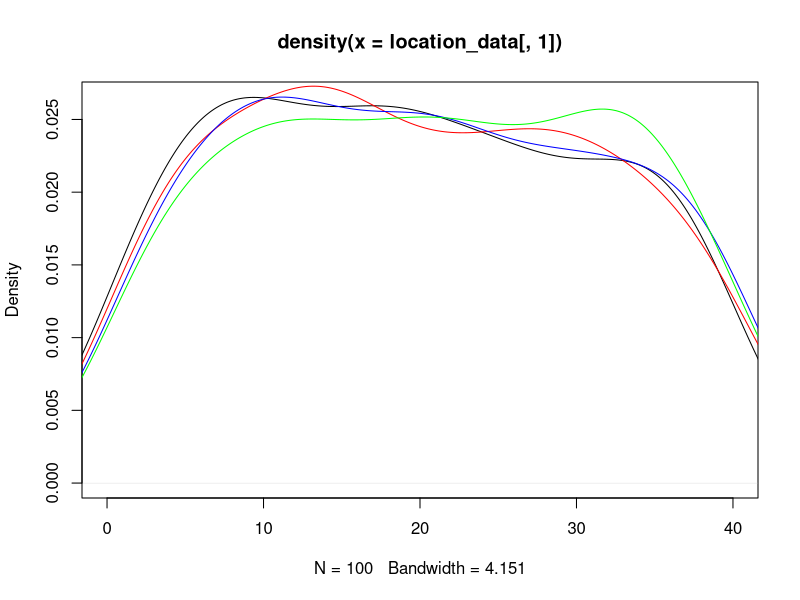
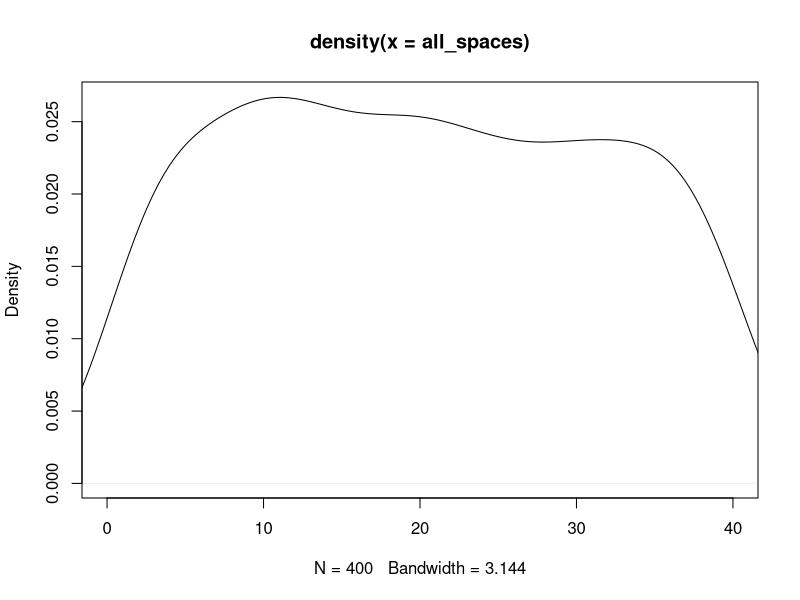
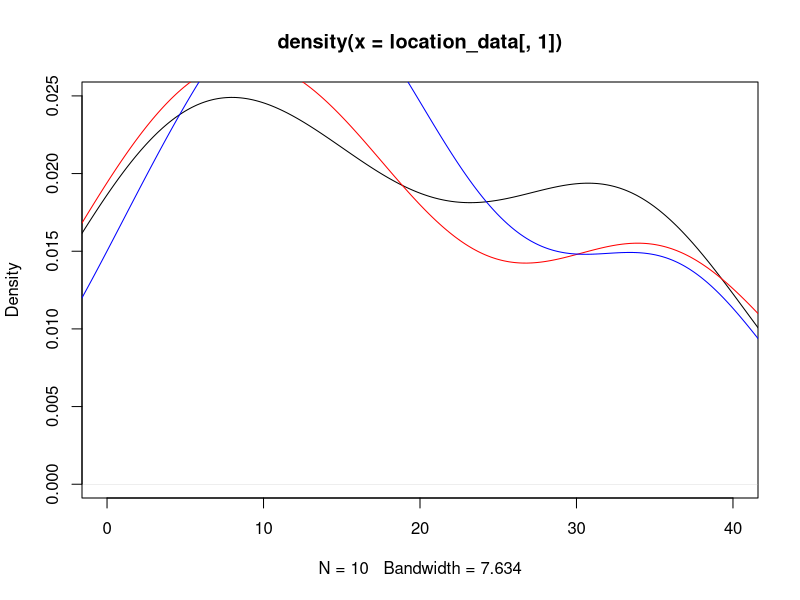
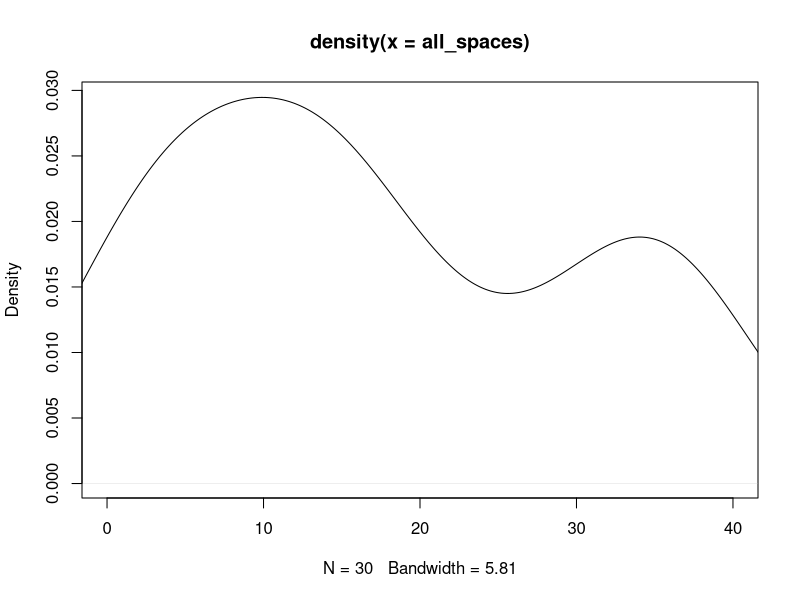

Recreate these plots in R, in order. (Note: this script raises an error after producing the figures.)
## ---- chunk 1
knitr::opts_chunk$set(echo = TRUE)
## ---- chunk 2
#libraries
library(dplyr)
library(ggplot2)
## ---- chunk 3
#Kayleigh
##LET'S GET MOVING

monopolyBoard <- read.csv("MonopolyBoard.csv", header = T)
monopolyBoard

# Using dice rolls to determine where a player will land on the board
#input: "location"; a number 1-40; where the player is on the board
#output: the amount of spaces the player will move until they are on their new location

#note that this is only accounting for standard dice rolls, no special rules yet...

lets_move = function(location) {
  dice_roll_1 <- sample(1:6, 1, replace = TRUE)
  dice_roll_2 <- sample(1:6, 1, replace = TRUE)
  
  roll_total <- sum(dice_roll_1, dice_roll_2)
  roll_double <- dice_roll_1 == dice_roll_2
  
    location = location + roll_total
    
  if (location <= 40) {
    location = location
  } else {
    location = location - 40
  }
  
  space = monopolyBoard$name[monopolyBoard$spaces == location]
  
  print("You're moving forward...")
  print(roll_total)
  
  print("You're on space...")
  print(location)
  
  #print(space) #This prints out the name of the space that they land on. 
}

#testers
lets_move(1)
lets_move(25)
lets_move(38)
lets_move(40)



#A function to move players around the board and to play Monopoly!
#input: "turns"; the amount of turns we should take
#output: a player's new location on the board

lets_play = function(turns) {
  location = 1
  print("Starting Location: GO!")
  for (i in 1:turns) {
    location = lets_move(location)
  }
  print("You've landed on...")
  return(location)
}



lets_play(10) #tester #in this example if you look at a reference monopoly board and "walk" your way around the board with each move being the number in each output, you'll land on the space on the board corresponding to the final output (when counting "GO" as 1 and/or 40) 

#testers 
#"lets_move" and "lets_play" have both been edited to print out phrases for each roll and move to make it easier to determine how the player is moving. 
#"You're moving forward..." gives the player's roll
#"You're on space..." is the players position after 1 turn/"lets_move"
  # Later try to switch this print statement to the name of the spot that the player is on 
#"You've landed on..." gives the final location after running "lets_play" for "x" turns.
  # Later try to switch this print statement to the name of the spot that the player is on 

lets_play(3)
lets_play(10)

## ---- chunk 4
##DOUBLE DOWN

##WORK IN PROGRESS

#A function using dice rolls to determine how many spaces a player will move with the additional rules for "doubles" in Monopoly
#input: "location"; a number 1-40 where the player is on the board
#outut: the number of spaces the player will move on the board, with the special case of rolling three "doubles" and landing in jail
double_down = function(location) {
  dice_roll_1 <- sample(1:6, 1, replace = TRUE)
  dice_roll_2 <- sample(1:6, 1, replace = TRUE)
  
  roll_total <- sum(dice_roll_1, dice_roll_2)
  roll_double <- dice_roll_1 == dice_roll_2
  
  print("roll was")
  print(roll_total)
    
  if (roll_double) {
    
    dice_roll_3 <- sample(1:6, 1, replace = TRUE)
    dice_roll_4 <- sample(1:6, 1, replace = TRUE)
    
    roll_total_2 <- sum(dice_roll_3, dice_roll_4)
    roll_double_2 <- dice_roll_3 == dice_roll_4
    
    print("roll double was")
    print(roll_total_2)

    
    if (roll_double_2) {
      dice_roll_5 <- sample(1:6, 1, replace = TRUE)
      dice_roll_6 <- sample(1:6, 1, replace = TRUE)
      
      roll_total_3 <- sum(dice_roll_5, dice_roll_6)
      roll_double_3 <- dice_roll_5 == dice_roll_6
      
      print("roll double was")
      print(roll_total_3)
      
      if (roll_double_3) {
        location = 11 #Jail
        print("doubles, doubles, doubles")
        print("You're going to JAIL!")
        
      } else {
        location = location + roll_total + roll_total_2 + roll_total_3
        print("doubles, doubles, not doubles")
        print("You're moving forward...")
        print(roll_total + roll_total_2 + roll_total_3)
      }
    } else {
      location = location + roll_total + roll_total_2
      print("doubles, not doubles")
      print("You're moving forward...")
      print(roll_total+roll_total_2)
    }
  } else {
    location = location + roll_total
    print("no doubles")
    print("You're moving forward...")
    print(roll_total)
  }

    
  if (location <= 40) {
    location = location
  } else {
    location = location - 40
  }

  
  print("You're on space...")
  print(location)
}

double_down(1)
#text out in the function is kinda funky right but it's just to make sure its working right
#In final version switch all dice rolls to sample(1:6,...)

## ---- chunk 5
##CHANCE AND COMMUNITY CHEST CARDS
Card_Numbers <- c(1, 2, 3, 4, 5, 6, 7, 8, 9, 10, 11, 12, 13, 14, 15, 16)

Chance_Cards <- c("Advance to Boardwalk", "Advance to Go (Collect $200)", "Advance to Illinois Avenue. If you pass Go, collect $200", "Advance to St. Charles Place. If you pass Go, collect $200", "Advance to the nearest Railroad. If unowned, you may buy it from the Bank. If owned, pay owner twice the rental to which they are otherwise entitled", "Advance to the nearest Railroad. If unowned, you may buy it from the Bank. If owned, pay owner twice the rental to which they are otherwise entitled", "Advance token to nearest Utility. If unowned, you may buy it from the Bank. If owned, throw dice and pay owner a total ten times amount thrown", "Bank pays you dividend of $50", "Get Out of Jail Free", "Go Back 3 Spaces", "Go to Jail. Go directly to Jail, do not pass Go, do not collect $200", "Make general repairs on all your property. For each house pay $25. For each hotel pay $100", "Speeding fine $15", "Take a trip to Reading Railroad. If you pass Go, collect $200", "You have been elected Chairman of the Board. Pay each player $50", "Your building loan matures. Collect $150")

Chance <- data.frame(Chance_Cards, Card_Numbers)
Chance
##Chance cards to move a player to a new space:
  #1 -> Advance to Boardwalk (space 40)
  #2 -> Advance to Go (space 1)
  #3 -> Advance to Illinois Avenue (space 25)
  #4 -> Advance to St. Charles Place (space 12)
  #5 -> Advance to nearest Railroad (space(s) 6, 16, 26, 36)
  #6 -> Advance to nearest Railraod (space(s) 6, 16, 26, 36)
  #7 -> Advance to nearest Utility (space(s) 13, 29)
  #11 -> Go to Jail (space 11)
  #14 -> Take a trip to Reading Railroad (space 6)

Community_Chest_Cards <- c("Advance to Go (Collect $200)", "Bank error in your favor. Collect $200", "Doctor’s fee. Pay $50", "From sale of stock you get $50", "Get Out of Jail Free", "Go to Jail. Go directly to jail, do not pass Go, do not collect $200", "Holiday fund matures. Receive $100", "Income tax refund. Collect $20", "It is your birthday. Collect $10 from every player", "Life insurance matures. Collect $100", "Pay hospital fees of $100", "Pay school fees of $50", "Receive $25 consultancy fee", "You are assessed for street repair. $40 per house. $115 per hotel", "You have won second prize in a beauty contest. Collect $10", "You inherit $100")

Community_Chest <- data.frame(Community_Chest_Cards, Card_Numbers)
Community_Chest

##Community Chest Cards that move a player to a new space:
  #1 -> Advance to GO (space 1)
  #5 -> Go to Jail (space 11)

## ---- chunk 6
# heidi

#the function "who_goes_first" simulates the initial roll before the game begins in order to determine which player goes first
# input is a number of how many players are going to be playing
# output is the value of each players roll and the player that will start the game based on who had the highest roll
who_goes_first <- function(num_players){
  initial_rolls <- c()
  for (i in 1:num_players) {
    player_i_roll <- sum(sample(1:6, 2, replace=TRUE))
    initial_rolls <- c(initial_rolls, player_i_roll) # vector of every player's roll
    print(paste("Player", i, "rolled", player_i_roll))
  }
  cat("\n")
  if(sum(initial_rolls == max(initial_rolls)) >= 2){
    while (sum(initial_rolls == max(initial_rolls)) >= 2) { # if players tied for highest number
      tied_players <- which(initial_rolls==max(initial_rolls)) # identify which players tied
      print("It's a tie! Roll again")
      cat("\n")
      tie_breaker_rolls <- c()
      for (i in tied_players) { # tied players roll again
       player_i_roll2 <- sum(sample(1:6, 2, replace=TRUE))
       tie_breaker_rolls <- c(tie_breaker_rolls, player_i_roll2)
       print(paste("Player", i, "rolled", player_i_roll2))
      }
      initial_rolls <- tie_breaker_rolls
      highest_roll <- max(tie_breaker_rolls)
      highest_player2 <- tied_players[which(tie_breaker_rolls == highest_roll)]
    }
    cat("\n")
    print(paste("Player", highest_player2, "goes first!"))
  }
  else {
    highest_player <- which.max(initial_rolls) # who rolled the highest number
    print(paste("Player", highest_player, "goes first!"))
  }
}

who_goes_first(4) # test function

## ---- chunk 7
# Olivia
# Website for data: https://stat-jet-asu.github.io/Datasets/InstructorDescriptions/monopoly.html

monopolyBoard <- read.csv("MonopolyBoard.csv", header = T)
head(monopolyBoard)

# This section is for question number 2

# Kayleigh's lets_play function from above incorporating players and density plots
# uses lets_move function from above
# input: turns, # of turns to iterate through; players, number of players (2-4)
# output: density plot with a line for each player's frequency of spaces landed on 
# & density plot for the combined frequency of spaces landed on for all players

lets_play = function(turns, players) {
  location_data <- as.data.frame(matrix(nrow = turns, ncol = players))
  
for (j in 1:players) {
  location = 1
  
  for (i in 1:turns) {
    
    location = lets_move(location)
    location_data[i,j] <- location
    }
  }
  
  # creates density plot of frequency of landing on each space for each player
  plot(density(location_data[,1]), xlim = c(0,40), col = "black")
  
  colors <- c("red", "blue", "green")
  
  for (k in 2:players) {
  lines(density(location_data[,k]), col = colors[k-1]) # adds a density line for each player after the first
  }
  
  # creates density plot for total frequency landing on each space (all players spaces included)
  all_spaces <- as.vector(as.matrix(location_data))
  plot(density(all_spaces), xlim = c(0,40), col = "black")
}
lets_play(100, 4)

## ---- chunk 8
who_goes_first2 <- function(num_players){
  initial_rolls <- c()
  for (i in 1:num_players) {
    player_i_roll <- sum(sample(1:6, 2, replace=TRUE))
    initial_rolls <- c(initial_rolls, player_i_roll) # vector of every player's roll
#    print(paste("Player", i, "rolled", player_i_roll))
  }
  cat("\n")
  if(sum(initial_rolls == max(initial_rolls)) >= 2){
    while (sum(initial_rolls == max(initial_rolls)) >= 2) { # if players tied for highest number
      tied_players <- which(initial_rolls==max(initial_rolls)) # identify which players tied
#      print("It's a tie! Roll again")
#      cat("\n")
      tie_breaker_rolls <- c()
      for (i in tied_players) { # tied players roll again
       player_i_roll2 <- sum(sample(1:6, 2, replace=TRUE))
       tie_breaker_rolls <- c(tie_breaker_rolls, player_i_roll2)
#       print(paste("Player", i, "rolled", player_i_roll2))
      }
      initial_rolls <- tie_breaker_rolls
      highest_roll <- max(tie_breaker_rolls)
      highest_player2 <- tied_players[which(tie_breaker_rolls == highest_roll)]
    }
#    cat("\n")
#    print(paste("Player", highest_player2, "goes first!"))
  }
  else {
    highest_player <- which.max(initial_rolls) # who rolled the highest number
#    print(paste("Player", highest_player, "goes first!"))
#    return(highest_player)
  
    
  # creating player order
  player_order <- length(num_players)
  player_order[1] <- as.integer(highest_player)

 for (j in 2:num_players) {
    
  player_order[j] <- as.integer(player_order[j-1] + 1)
  if (player_order[j] > num_players) {
    player_order[j] <- 1
  }
 }
  print(player_order)
  }
  
  playerlist <- (list(highest_player, player_order))
  return(playerlist)
}

#who_goes_first2(4)

## ---- chunk 9
# Question number 3 -- including jail and double rolls

lets_move2 = function(location) {
  dice_roll_1 <- sample(1:6, 1, replace = TRUE)
  dice_roll_2 <- sample(1:6, 1, replace = TRUE)
  
  roll_total <- sum(dice_roll_1, dice_roll_2)
  roll_double <- dice_roll_1 == dice_roll_2
  
    location = location + roll_total # updates location to be previous location + roll total
    double3 = "false" # double3 is assigned "true" if the player double rolls 3x (as seen in if statement below), otherwise it is assigned "false" 
    
  # first double roll -> roll again
  if (roll_double == TRUE) {
    dice_roll_3 <- sample(1:6, 1, replace = TRUE)
    dice_roll_4 <- sample(1:6, 1, replace = TRUE)
    
    roll_total2 <- sum(dice_roll_3, dice_roll_4)
    roll_double2 <- dice_roll_3 == dice_roll_4
    
    location = location + roll_total2
    double3 = "false"
    
    # if player is at a location past 40, subtract 40 so they go back to the GO space at location "41"
    # this is included in each if statement below so that it applies if player has to roll again
    if (location <= 40) {
      location = location
    } else {
      location = location - 40
    }
     
      # second double roll -> roll again
      if (roll_double2 == TRUE) {
        dice_roll_5 <- sample(1:6, 1, replace = TRUE)
        dice_roll_6 <- sample(1:6, 1, replace = TRUE)
    
        roll_total3 <- sum(dice_roll_5, dice_roll_6)
        roll_double3 <- dice_roll_5 == dice_roll_6
    
        location = location + roll_total3
        double3 = "false"
        
        if (location <= 40) {
          location = location
        } else {
          location = location - 40
        }
        
        # third double roll -> go to jail
          if (roll_double3 == TRUE) {
            location = monopolyBoard$spaces[monopolyBoard$name == "Jail"]
            double3 = "true"
          }
      }
  }  
    
  if (location <= 40) {
    location = location
  } else {
    location = location - 40
  }
  
  listdata <- (list(location, double3)) # creates list for outputs "location" and "double3"
  # if you need to access location from this function, use lets_move2(location)[[1]]
  # if you need to access double3, use lets_move2(double3)[[2]]
  return(listdata)
  
}


# lets_play2 is currently set up to have each player go thru all their turns and then move onto the next player
# probably need to fix this for question 5

## ---- chunk 10

lets_play2 = function(turns, players) {
  
  
  location_data <- as.data.frame(matrix(nrow = turns, ncol = players)) # dataframe will keep data for locations of players for each turn
  double3data <- as.data.frame(matrix(nrow = turns, ncol = players)) # dataframe will say "true" if player double rolled 3x (which lands them in jail) and "false" if they didn't double roll 3x
  
    # puts players in order
    colnames(location_data) <- who_goes_first2(players)[[2]]
  
    location = 1 # each player starts at location 1
    location_data[1,] <- location
    double3 = 0 # initializing "double3" which will be later assigned a "true" or "false" based on if player double rolled 3x
  
    for (i in 2:turns) { # iterates through number of turns
      
        for (j in 1:players) { # rotates through each player
          
        location = lets_move2(location_data[i-1,j])[[1]] # takes location from lets_move2 function and assigns it to location
        location_data[i,j] <- as.integer(location) # puts location value into the dataframe of locations for each player
        double3data[i,j] <- lets_move2(double3)[[2]] # takes "true" or "false" value from double3 and adds it to double3data dataframe
        
      # deals with landing in jail from "go to jail" space and staying there for next 3 turns
      if (31 %in% location_data[i-1,j]) { # if you landed on 31 in the last turn (i-1 turn), you go to jail (space 11) for the ith turn
        location <- 11
        location_data[i,j] <- as.integer(location) # new location is 11
      } else if (11 %in% location_data[i-1,j] & 31 %in% location_data[i-2,j]) { # if you were on space 11 last turn AND you were on space 31 2 turns ago, you stay in jail (space 11) for turn i
        location <- 11
        location_data[i,j] <- as.integer(location)  
      } else if (11 %in% location_data[i-2,j] & 31 %in% location_data[i-3,j]) {
        location <- 11
        location_data[i,j] <- as.integer(location)
      }
        
      # landing in jail from 3x double roll and staying there for next 3 turns
      if (11 %in% location_data[i,j] & "true" %in% double3data[i-1,j]) { # if player's location is 11 (jail) and double3data is"true" (player double rolled 3x), player stays in jail. all 3 if/else if statements keep player in jail for the next 3 turns
        location <- 11
        location_data[i,j] <- as.integer(location)
      } else if (11 %in% location_data[i-1,j] & "true" %in% double3data[i-2,j]) { # 
        location <- 11
        location_data[i,j] <- as.integer(location)
      } else if (11 %in% location_data[i-2,j] & "true" %in% double3data[i-3,j]) {
        location <- 11
        location_data[i,j] <- as.integer(location)
      }
        
    }
  }
  print(location_data)
  
  # creates density plot of frequency of landing on each space for each player
  plot(density(location_data[,1]), xlim = c(0,40), col = "black")
  
  colors <- c("red", "blue", "green")
  
  for (k in 2:players) {
    lines(density(location_data[,k]), col = colors[k-1]) # adds a density line for each player after the first
  }
  
  # creates density plot for total frequency landing on each space (all players spaces included)
  all_spaces <- as.vector(as.matrix(location_data))
  plot(density(all_spaces), xlim = c(0,40), col = "black")
  
}
 
lets_play2(10, 3)

location_data

# how should we go about recording spaces landed on when double rolls occur?

## ---- chunk 11
# olivia

# replaces NAs in rent_0 column with 0s
monopolyBoard$rent_0[is.na(monopolyBoard$rent_0) == TRUE] <- as.integer(0)

lets_play_idk = function(turns, players) {
  
  location_data <- as.data.frame(matrix(nrow = turns, ncol = players))
  double3data <- as.data.frame(matrix(nrow = turns, ncol = players))
  player_bank_data <- data.frame(matrix(nrow = 2, ncol = players))
  
    colnames(location_data) <- who_goes_first2(players)[[2]]
  
    location = 1
    location_data[1,] <- location
    double3 = 0
  
    for (i in 2:turns) {
      
        for (j in 1:players) {
          
        location = lets_move3(location_data[i-1,j])[[1]]
        location_data[i,j] <- as.integer(location)
        double3data[i,j] <- lets_move3(double3)[[2]]
        
      # deals with landing in jail from "go to jail" space and staying there for next 3 turns
      if (31 %in% location_data[i-1,j]) { # if you land on 31 (go to jail), next location is in jail (space 11)
        location <- 11
        location_data[i,j] <- as.integer(location)
      } else if (11 %in% location_data[i-1,j] & 31 %in% location_data[i-2,j]) {
        location <- 11
        location_data[i,j] <- as.integer(location)
      } else if (11 %in% location_data[i-2,j] & 31 %in% location_data[i-3,j]) {
        location <- 11
        location_data[i,j] <- as.integer(location)
      }
        
      # landing in jail from 3x double roll and staying there for next 3 turns
      if (11 %in% location_data[i,j] & "true" %in% double3data[i-1,j]) { # "true" means player double rolled 3x -> jail
        location <- 11
        location_data[i,j] <- as.integer(location)
      } else if (11 %in% location_data[i-1,j] & "true" %in% double3data[i-2,j]) { # 
        location <- 11
        location_data[i,j] <- as.integer(location)
      } else if (11 %in% location_data[i-2,j] & "true" %in% double3data[i-3,j]) {
        location <- 11
        location_data[i,j] <- as.integer(location)
      }

        
      # updating banks when players land on each others properties
      if(location %in% c(2, 4, 6, 7, 9, 10, 12, 13, 14, 15, 16, 17, 19, 20, 22, 24, 25, 26, 27, 28, 29, 30, 32, 33, 35, 36, 38, 40)) {
            
      location = location
      spot <- which(Property_Statuses$Space == location)
      cost <- which(monopolyBoard$spaces == location)
      owned_by_player <- Property_Statuses$Owned_By_Player[spot]
        
      The_Players$Player_Bank[owned_by_player] <- The_Players$Player_Bank[owned_by_player] + monopolyBoard$rent_0[cost]
      The_Players$Player_Bank[j] <- The_Players$Player_Bank[j] - monopolyBoard$rent_0[cost]
      }
      
      # Updating player bank if they gained or lost money from a Chance card
      if (Drawing_Chance(location_data[i,j])[[2]] != 0) {
        The_Players$Player_Bank[j] <- The_Players$Player_Bank[j] + Drawing_Chance(location_data[i,j])[[2]]  
      }
        
      # Updating player bank if they gained or lost money from a Community Chest card 
      if (Drawing_Community_Chest(location_data[i,j])[[2]] != 0) {
        The_Players$Player_Bank[j] <- The_Players$Player_Bank[j] + Drawing_Community_Chest(location_data[i,j])[[2]]  
      }
      
      # Player gets $200 if they pass go
      if (lets_move3(location_data[i,j])[[3]] != 0) {
        The_Players$Player_Bank[j] <- The_Players$Player_Bank[j] + lets_move3(location_data[i,j])[[3]]  
      }
      
      # luxury tax  
        
    }
  }
  print(location_data)
  print(double3data)
  print(The_Players)
  
  # creates density plot of frequency of landing on each space for each player
  plot(density(location_data[,1]), xlim = c(0,40), col = "black")
  
  plot(location_data[,1], xlim= c(0,40), col="black", type="h", xlab="Spaces", ylab="Frequency", main="Frequency of Landing on Each Space for Each Player")
  
  colors <- c("red", "blue", "green")
  
  for (k in 2:players) {
    lines(density(location_data[,k]), col = colors[k-1]) # adds a density line for each player after the first
  }
  
  # creates density plot for total frequency landing on each space (all players spaces included)
  all_spaces <- as.vector(as.matrix(location_data))
  plot(density(all_spaces), xlim = c(0,40), col = "black")
 
}

lets_play_idk(50, 4)


## ---- chunk 12
#4 - Kayleigh and Maddie 
#Chance - spaces 8, 23, 37
#Community Chest - spaces 3, 18, 34
Chance

Drawing_Chance = function(location) {
  location = location
  draw_card <- sample(1:16, 1, replace = TRUE)
  player_card <- Chance$Chance_Cards[draw_card]
  print(player_card)

  
      if(draw_card == 1) {
        location = 1
      }
      
      if(draw_card == 2) {
        location = 1
      }
      
      if(draw_card == 3) {
        location = 25
      }
  
      if(draw_card == 4){
        location = 12
      }
  
      if(draw_card == 5){
        if(location >= 37 && location <= 5){
              location = 6
            } else {
              if (location >= 6 && location <= 15){
                location = 16
              } else {
                if(location >= 16 && location <= 25){
                  location = 26
                } else {
                  location = 36
                }
              }
            }
    }
  
    if(draw_card == 6){
        if(location >= 37 && location <= 5){
              location = 6
            } else {
              if (location >= 6 && location <= 15){
                location = 16
              } else {
                if(location >= 16 && location <= 25){
                  location = 26
                } else {
                  location = 36
                }
              }
            }
    }
  
    if(draw_card == 7){
        if(location >= 29 && location <= 12){
              location = 13
            } else {
              location = 29
    }
  }
  
    if(draw_card == 11) {
      location = 11
    }
  
    if(draw_card == 14) {
      location = 6
    }
  
    if(draw_card == 10) {
      location = location - 3
    }
  
    location = location
    return(location)
}

Drawing_Chance(8)
Drawing_Chance(23)
Drawing_Chance(37)

Drawing_Community_Chest = function(location) {
  location = location
  draw_card_chest <- sample(1:16, 1, replace = TRUE)
  player_card_chest <- Community_Chest$Community_Chest_Cards[draw_card_chest]
  print(player_card_chest)
  print(location)
  
  if (draw_card_chest == 1) {
    location = 1
  } else {
    if (draw_card_chest == 6) {
    location = 11
    } else {
      location = location
    }
  
  }
  
  location = location 
  return(location)
}

Drawing_Community_Chest(3)
Drawing_Community_Chest(18)
Drawing_Community_Chest(34)

lets_move3 = function(location) {
  dice_roll_1 <- sample(1:6, 1, replace = TRUE)
  dice_roll_2 <- sample(1:6, 1, replace = TRUE)
  
  roll_total <- sum(dice_roll_1, dice_roll_2)
  roll_double <- dice_roll_1 == dice_roll_2
  
    location = location + roll_total
    double3 = "false"
  
  print("your roll total is...")
  print(roll_total)

  if (location <= 40) {
      location = location
      amount = 0
  } else {
      location = location - 40
      amount = 200
  }
   
  print("your location is...")
  print(location)
  
  if(location == 8 || location == 23 || location == 27) {
    location = Drawing_Chance(location)[[1]]
    print("your location is...")
    print(location)
  }
  
  if(location == 3 || location == 18 || location == 34) {
    location = Drawing_Community_Chest(location)[[1]]
    print("your location is...")
    print(location)
  }
    
  # first double roll -> roll again
  if (roll_double == TRUE) {
    dice_roll_3 <- sample(1:6, 1, replace = TRUE)
    dice_roll_4 <- sample(1:6, 1, replace = TRUE)
    
    roll_total2 <- sum(dice_roll_3, dice_roll_4)
    roll_double2 <- dice_roll_3 == dice_roll_4
    
    location = location + roll_total2
    double3 = "false"
    print("1 double")
    
    if (location <= 40) {
      location = location
      amount = 0
    } else {
      location = location - 40
      amount = 200
    }
    
    
    if(location == 8 || location == 23 || location == 27) {
    location = Drawing_Chance(location)[[1]]
    }
  
  if(location == 3 || location == 18 || location == 34) {
    location = Drawing_Community_Chest(location)[[1]]
    }
     
      # second double roll -> roll again
      if (roll_double2 == TRUE) {
        dice_roll_5 <- sample(1:6, 1, replace = TRUE)
        dice_roll_6 <- sample(1:6, 1, replace = TRUE)
    
        roll_total3 <- sum(dice_roll_5, dice_roll_6)
        roll_double3 <- dice_roll_5 == dice_roll_6
    
        location = location + roll_total3
        double3 = "false"
        print("2 doubles")
        
        if (location <= 40) {
          location = location
          amount = 0
        } else {
          location = location - 40
          amount = 200
        }
        
        if(location == 8 || location == 23 || location == 27) {
          location = Drawing_Chance(location)[[1]]
        }
  
        if(location == 3 || location == 18 || location == 34) {
          location = Drawing_Community_Chest(location)[[1]]
         
        }
        
        # third double roll -> go to jail
          if (roll_double3 == TRUE) {
            location = monopolyBoard$spaces[monopolyBoard$name == "Jail"]
            double3 = "true"
            print("three doubles")
          }
      }
  }  
   
  location = location 
  
  print("your location is...")
  print(location)
  listdata <- (list(location, double3, amount))
  return(listdata)
  
}

lets_move3(1)


lets_play3 = function(turns, players) {
  
  location_data <- as.data.frame(matrix(nrow = turns, ncol = players))
  double3data <- as.data.frame(matrix(nrow = turns, ncol = players))
  
    colnames(location_data) <- who_goes_first2(players)[[2]]
  
    location = 1
    location_data[1,] <- location
    double3 = 0
  
    for (i in 2:turns) {
      
        for (j in 1:players) {
          
        location = lets_move3(location_data[i-1,j])[[1]]
        location_data[i,j] <- as.integer(location)
        double3data[i,j] <- lets_move3(double3)[[2]]
        
      # deals with landing in jail from "go to jail" space and staying there for next 3 turns
      if (31 %in% location_data[i-1,j]) { # if you land on 31 (go to jail), next location is in jail (space 11)
        location <- 11
        location_data[i,j] <- as.integer(location)
      } else if (11 %in% location_data[i-1,j] & 31 %in% location_data[i-2,j]) {
        location <- 11
        location_data[i,j] <- as.integer(location)
      } else if (11 %in% location_data[i-2,j] & 31 %in% location_data[i-3,j]) {
        location <- 11
        location_data[i,j] <- as.integer(location)
      }
        
      # landing in jail from 3x double roll and staying there for next 3 turns
      if (11 %in% location_data[i,j] & "true" %in% double3data[i-1,j]) { # "true" means player double rolled 3x -> jail
        location <- 11
        location_data[i,j] <- as.integer(location)
      } else if (11 %in% location_data[i-1,j] & "true" %in% double3data[i-2,j]) { # 
        location <- 11
        location_data[i,j] <- as.integer(location)
      } else if (11 %in% location_data[i-2,j] & "true" %in% double3data[i-3,j]) {
        location <- 11
        location_data[i,j] <- as.integer(location)
      }
        
    }
  }
  print(location_data)
  print(double3data)


  
  # creates density plot of frequency of landing on each space for each player
  plot(density(location_data[,1]), xlim = c(0,40), col = "black")
  
  plot(location_data[,1], xlim= c(0,40), col="black", type="h", xlab="Spaces", ylab="Frequency", main="Frequency of Landing on Each Space for Each Player")
  
  colors <- c("red", "blue", "green")
  
  for (k in 2:players) {
    lines(density(location_data[,k]), col = colors[k-1]) # adds a density line for each player after the first
  }
  
  # creates density plot for total frequency landing on each space (all players spaces included)
  all_spaces <- as.vector(as.matrix(location_data))
  plot(density(all_spaces), xlim = c(0,40), col = "black")
  
}


lets_play3(100, 4)

## ---- chunk 13

#use lets_move2 for freq plot

Chance
## ---- chunk 14
#hello
dice_roll <- sum(sample(1:6, 2, replace = TRUE))
dice_roll

Drawing_Chance = function(location) {
  location = location
  amount <- 0 
  draw_card <- sample(1:16, 1, replace = TRUE)
  player_card <- Chance$Chance_Cards[draw_card]
  print(player_card)

  
      if(draw_card == 1) {
        location = 1
      }
      
      if(draw_card == 2) {
        location = 1
        amount = 200
      }
      
      if(draw_card == 3) {
        if(location > 25){
          amount = 200
        }else{
          amount = amount
    }
        location = 25
      }
  
      if(draw_card == 4){
        if(location > 13 ){
          amount = 200
        }else{
          amount = amount
    }
        location = 12
      }
  
      if(draw_card == 5){
        if(location >= 37 && location <= 5){
              location = 6
            } else {
              if (location >= 6 && location <= 15){
                location = 16
              } else {
                if(location >= 16 && location <= 25){
                  location = 26
                } else {
                  location = 36
                }
              }
            }
    }
  
    if(draw_card == 6){
        if(location >= 37 && location <= 5){
              location = 6
            } else {
              if (location >= 6 && location <= 15){
                location = 16
              } else {
                if(location >= 16 && location <= 25){
                  location = 26
                } else {
                  location = 36
                }
              }
            }
    }
  
    if(draw_card == 7){
        if(location >= 29 && location <= 12){
              location = 13
            } else {
              location = 29
    }
    }
  
    if(draw_card == 8){
      amount = -50
    }
  
    if(draw_card == 10) {
      location = location - 3
    }
  
    if(draw_card == 11) {
      location = 11
    }
  
    if(draw_card == 13){
      amount = -15
    }
  
    if(draw_card == 14) {
      if(location > 6){
        amount = 200
      }else{
        amount = amount
    }
      location = 6
    }
  
    if(draw_card == 16){
      amount = 150
    }
  
   
    location = location
    amount = amount
    list_location_amount <- list(location, amount)
    return(list_location_amount)
}


Drawing_Community_Chest = function(location) {
  location = location
  amount <- 0
  draw_card_chest <- sample(1:16, 1, replace = TRUE)
  player_card_chest <- Community_Chest$Community_Chest_Cards[draw_card_chest]
  print(player_card_chest)
  print(location)
  
  
  if (draw_card_chest == 1) {
    location = 1
    amount = 200
  }
  
  #Bank error in your favor. Collect $200
  if(draw_card_chest == 2){
    amount = 200
  }
  
  #Doctor’s fee. Pay $50
  if(draw_card_chest == 3){
    amount = -50
  }
  
  #From sale of stock you get $50
  if(draw_card_chest == 4){
    amount = 50
  }
  
  if(draw_card_chest == 6) {
    location = 11
  }
  
  #Holiday fund matures. Receive $100
  if(draw_card_chest == 7){
    amount = 100
  }
  
  #Income tax refund. Collect $20
  if(draw_card_chest == 8){
    amount = 20
  }
  
  #Life insurance matures. Collect $100
  if(draw_card_chest == 10){
    amount = 100
  }
  
  #Pay hospital fees of $100
  if(draw_card_chest == 11){
    amount = -100
  }
  
  #Pay school fees of $50
  if(draw_card_chest == 12){
    amount = -50
  }
  
  #Receive $25 consultancy fee
  if(draw_card_chest == 13){
    amount = 25
  }
  
  #You have won second prize in a beauty contest. Collect $10
  if(draw_card_chest == 15){
    amount = 10
  }
  
  #You inherit $100
  if(draw_card_chest == 16){
    amount = 100
  }
  
  location = location 
  amount = amount
  list_location_amount <- list(location,amount)
  return(list_location_amount)
}

Drawing_Community_Chest(10) # test

Chance
Community_Chest
## ---- chunk 15
library(tidyverse)
## ---- chunk 16
Players <- c("Player 1", "Player 2", "Player 3", "Player 4")
Player_Bank <- c(1250, 1250, 1250, 1250)
The_Players <- data.frame(Players, Player_Bank)

Property <- c("Mediterranean", "Baltic", "Reading Railroad", "Oriental", "Vermot", "Connecticut", "St. Charles", "Electric Company", "States", "Virginia", "Pennsylvania Railroad", "St. James", "Tennessee", "New York", "Kentucky", "Indiana", "Illinios", "B&O Railroad", "Atlantic", "Ventnor", "Water Works", "Marvin Gardens", "Pacific", "N. Carolina", "Pennsylvania", "Short Line Railroad", "Park Place", "Boardwalk")
Owned_By_Player <- sample(1:4, 28, replace = TRUE)
Space <- c(2, 4, 6, 7, 9, 10, 12, 13, 14, 15, 16, 17, 19, 20, 22, 24, 25, 26, 27, 28, 29, 30, 32, 33, 35, 36, 38, 40)
Property_Statuses <- data.frame(Property, Space, Owned_By_Player)
Property_Statuses

lets_move3 = function(location) {
  dice_roll_1 <- sample(1:6, 1, replace = TRUE)
  dice_roll_2 <- sample(1:6, 1, replace = TRUE)
  
  roll_total <- sum(dice_roll_1, dice_roll_2)
  roll_double <- dice_roll_1 == dice_roll_2
  
    location = location + roll_total
    double3 = "false"


  if (location <= 40) {
      location = location
  } else {
      location = location - 40
  }

  if(location == 8 || location == 23 || location == 27) {
    location = Drawing_Chance(location)

  }
  
  if(location == 3 || location == 18 || location == 34) {
    location = Drawing_Community_Chest(location)

  }

  # first double roll -> roll again
  if (roll_double == TRUE) {
    dice_roll_3 <- sample(1:6, 1, replace = TRUE)
    dice_roll_4 <- sample(1:6, 1, replace = TRUE)
    
    roll_total2 <- sum(dice_roll_3, dice_roll_4)
    roll_double2 <- dice_roll_3 == dice_roll_4
    
    location = location + roll_total2
    double3 = "false"

    
    if (location <= 40) {
      location = location
    } else {
      location = location - 40
    }
    
    
    if(location == 8 || location == 23 || location == 27) {
    location = Drawing_Chance(location)
    }
  
  if(location == 3 || location == 18 || location == 34) {
    location = Drawing_Community_Chest(location)
    }
    
      # second double roll -> roll again
      if (roll_double2 == TRUE) {
        dice_roll_5 <- sample(1:6, 1, replace = TRUE)
        dice_roll_6 <- sample(1:6, 1, replace = TRUE)
    
        roll_total3 <- sum(dice_roll_5, dice_roll_6)
        roll_double3 <- dice_roll_5 == dice_roll_6
    
        location = location + roll_total3
        double3 = "false"
        
        if (location <= 40) {
          location = location
        } else {
          location = location - 40
        }
        
        if(location == 8 || location == 23 || location == 27) {
          location = Drawing_Chance(location)
        }
  
        if(location == 3 || location == 18 || location == 34) {
          location = Drawing_Community_Chest(location)
         
        }
        
        # third double roll -> go to jail
          if (roll_double3 == TRUE) {
            location = monopolyBoard$spaces[monopolyBoard$name == "Jail"]
            double3 = "true"
          }
      }
  }  
   
  location = location 
}

lets_move3(2)


lets_play4 = function(turns, players) {
  
  location_data <- as.data.frame(matrix(nrow = turns, ncol = players))
  double3data <- as.data.frame(matrix(nrow = turns, ncol = players))
  players_banks <- as.data.frame(matrix(nrow = turns, ncol = players))

print(Property_Statuses)

  for (j in 1:players) {
    location = 1
    double3 = 0
    
    
    for (i in 1:turns) {
        print("player")
        print(j)
        location = lets_move3(location)[[1]]
        location_data[i,j] <- as.integer(location)
        double3data[i,j] <- lets_move3(double3)[[2]]

                
      # deals with landing in jail from "go to jail" space and staying there for next 3 turns
      if (31 %in% location_data[i-1,j]) { # if you land on 31 (go to jail), next location is in jail (space 11)
        location <- 11
        location_data[i,j] <- as.integer(location)
      } else if (11 %in% location_data[i-1,j] & 31 %in% location_data[i-2,j]) {
        location <- 11
        location_data[i,j] <- as.integer(location)
      } else if (11 %in% location_data[i-2,j] & 31 %in% location_data[i-3,j]) {
        location <- 11
        location_data[i,j] <- as.integer(location)
      }
        
      # landing in jail from 3x double roll and staying there for next 3 turns
      if (11 %in% location_data[i,j] & "true" %in% double3data[i-1,j]) { # "true" means player double rolled 3x -> jail
        location <- 11
        location_data[i,j] <- as.integer(location)
      } else if (11 %in% location_data[i-1,j] & "true" %in% double3data[i-2,j]) { # 
        location <- 11
        location_data[i,j] <- as.integer(location)
      } else if (11 %in% location_data[i-2,j] & "true" %in% double3data[i-3,j]) {
        location <- 11
        location_data[i,j] <- as.integer(location)
      }
  
      
    }
  }
  
print(location_data)
return(The_Players)

}

lets_play4(1,4)
## ---- chunk 17
monopolyBoard
Players <- c("Player 1", "Player 2", "Player 3", "Player 4")
Player_Bank <- c(1250, 1250, 1250, 1250)
The_Players <- data.frame(Players, Player_Bank)

Property <- c("Mediterranean", "Baltic", "Reading Railroad", "Oriental", "Vermot", "Connecticut", "St. Charles", "Electric Company", "States", "Virginia", "Pennsylvania Railroad", "St. James", "Tennessee", "New York", "Kentucky", "Indiana", "Illinios", "B&O Railroad", "Atlantic", "Ventnor", "Water Works", "Marvin Gardens", "Pacific", "N. Carolina", "Pennsylvania", "Short Line Railroad", "Park Place", "Boardwalk")
Owned_By_Player <- sample(1:4, 28, replace = TRUE)
Space <- c(2, 4, 6, 7, 9, 10, 12, 13, 14, 15, 16, 17, 19, 20, 22, 24, 25, 26, 27, 28, 29, 30, 32, 33, 35, 36, 38, 40)
Property_Statuses <- data.frame(Property, Space, Owned_By_Player)
Property_Statuses


Updating_Player_Bank <- function(location, j) {
  if(location == 2 || location == 4 || location == 6 || location == 7 || location == 9 || location == 10 || location == 12 || location == 13 || location == 14 || location == 15 || location == 16 || location == 17 || location == 19 || location == 20 || location == 22 || location == 24 || location == 25 || location == 26 || location == 27 || location == 28 || location == 29 || location == 30 || location == 32 || location == 33 || location == 35 || location == 36 || location == 38 || location == 40){
    location = location
    spot <- which(Property_Statuses$Space == location)
    cost <- which(monopolyBoard$spaces == location)
    owned_by_player <- Property_Statuses$Owned_By_Player[spot]
    The_Players$Player_Bank[owned_by_player] <- The_Players$Player_Bank[owned_by_player] + monopolyBoard$cost[cost]
    The_Players$Player_Bank[owned_by_player]
    The_Players
    
    The_Players$Player_Bank[owned_by_player] <- The_Players$Player_Bank[owned_by_player] + monopolyBoard$rent_0[cost]
    
    The_Players$Player_Bank[j] <- The_Players$Player_Bank[j] - monopolyBoard$rent_0[cost]
    
    return(The_Players)

  }
}

Updating_Player_Bank(12, 3)
## ---- chunk 18
lets_move4 = function(location) {
  dice_roll_1 <- sample(1:6, 1, replace = TRUE)
  dice_roll_2 <- sample(1:6, 1, replace = TRUE)
  
  roll_total <- sum(dice_roll_1, dice_roll_2)
  roll_double <- dice_roll_1 == dice_roll_2
  
    location = location + roll_total
    double3 = "false"
    
    j=2

  if (location <= 40) {
      location = location
      Updating_Player_Bank(location, j)
  } else {
      location = location - 40
      Updating_Player_Bank(location, j)
  }


  if(location == 8 || location == 23 || location == 27) {
    location = Drawing_Chance(location)
    Updating_Player_Bank(location, j)

  }
  
  if(location == 3 || location == 18 || location == 34) {
    location = Drawing_Community_Chest(location)
    Updating_Player_Bank(location, j)

  }


  # first double roll -> roll again
  if (roll_double == TRUE) {
    dice_roll_3 <- sample(1:6, 1, replace = TRUE)
    dice_roll_4 <- sample(1:6, 1, replace = TRUE)
    
    roll_total2 <- sum(dice_roll_3, dice_roll_4)
    roll_double2 <- dice_roll_3 == dice_roll_4
    
    location = location + roll_total2
    double3 = "false"

    
    if (location <= 40) {
      location = location
      Updating_Player_Bank(location, j)
      
    } else {
      location = location - 40
      Updating_Player_Bank(location, j)
    }
    
    
    if(location == 8 || location == 23 || location == 27) {
    location = Drawing_Chance(location)
    Updating_Player_Bank(location, j)
    }
  
  if(location == 3 || location == 18 || location == 34) {
    location = Drawing_Community_Chest(location)
    Updating_Player_Bank(location, j)
    }

    
      # second double roll -> roll again
      if (roll_double2 == TRUE) {
        dice_roll_5 <- sample(1:6, 1, replace = TRUE)
        dice_roll_6 <- sample(1:6, 1, replace = TRUE)
    
        roll_total3 <- sum(dice_roll_5, dice_roll_6)
        roll_double3 <- dice_roll_5 == dice_roll_6
    
        location = location + roll_total3
        double3 = "false"
        
        if (location <= 40) {
          location = location
          Updating_Player_Bank(location, j)
        } else {
          location = location - 40
          Updating_Player_Bank(location, j)
        }
        
        if(location == 8 || location == 23 || location == 27) {
          location = Drawing_Chance(location)
          Updating_Player_Bank(location, j)
        }
  
        if(location == 3 || location == 18 || location == 34) {
          location = Drawing_Community_Chest(location)
          Updating_Player_Bank(location, j)
         
        }

        
        # third double roll -> go to jail
          if (roll_double3 == TRUE) {
            location = monopolyBoard$spaces[monopolyBoard$name == "Jail"]
            double3 = "true"
          }
      }
  }  
   
  location = location 
  
  listdata <- (list(location, double3))
  return(listdata)
  return(Updating_Player_Bank(location, j))
  
}

lets_move4(12)
lets_move4(Updating_Player_Bank())
## ---- chunk 19

lets_play4 = function(turns, players) {
  
  location_data <- as.data.frame(matrix(nrow = turns, ncol = players))
  double3data <- as.data.frame(matrix(nrow = turns, ncol = players))
  
    colnames(location_data) <- who_goes_first2(players)[[2]]
  
    location = 1
    location_data[1,] <- location
    double3 = 0
  
    for (i in 2:turns) {
      
        for (j in 1:players) {
          
        location = lets_move4(location_data[i-1,j])[[1]]
        location_data[i,j] <- as.integer(location)
        double3data[i,j] <- lets_move4(double3)[[2]]
        print(j)
        
      # deals with landing in jail from "go to jail" space and staying there for next 3 turns
      if (31 %in% location_data[i-1,j]) { # if you land on 31 (go to jail), next location is in jail (space 11)
        location <- 11
        location_data[i,j] <- as.integer(location)
      } else if (11 %in% location_data[i-1,j] & 31 %in% location_data[i-2,j]) {
        location <- 11
        location_data[i,j] <- as.integer(location)
      } else if (11 %in% location_data[i-2,j] & 31 %in% location_data[i-3,j]) {
        location <- 11
        location_data[i,j] <- as.integer(location)
      }
        
      # landing in jail from 3x double roll and staying there for next 3 turns
      if (11 %in% location_data[i,j] & "true" %in% double3data[i-1,j]) { # "true" means player double rolled 3x -> jail
        location <- 11
        location_data[i,j] <- as.integer(location)
      } else if (11 %in% location_data[i-1,j] & "true" %in% double3data[i-2,j]) { # 
        location <- 11
        location_data[i,j] <- as.integer(location)
      } else if (11 %in% location_data[i-2,j] & "true" %in% double3data[i-3,j]) {
        location <- 11
        location_data[i,j] <- as.integer(location)
      }
        
    }
    }
    
  print(location_data)
  print(double3data)
  print(The_Players)
    
  # creates density plot of frequency of landing on each space for each player
  plot(density(location_data[,1]), xlim = c(0,40), col = "black")
  plot(location_data[,1], xlim= c(0,40), col="black", type="h", xlab="Spaces", ylab="Frequency", main="Frequency of Landing on Each Space for Each Player")
  
  colors <- c("red", "blue", "green")
  
  for (k in 2:players) {
    lines(density(location_data[,k]), col = colors[k-1]) # adds a density line for each player after the first
  }
  
  # creates density plot for total frequency landing on each space (all players spaces included)
  all_spaces <- as.vector(as.matrix(location_data))
  plot(density(all_spaces), xlim = c(0,40), col = "black")

}

lets_play4(10, 4)
